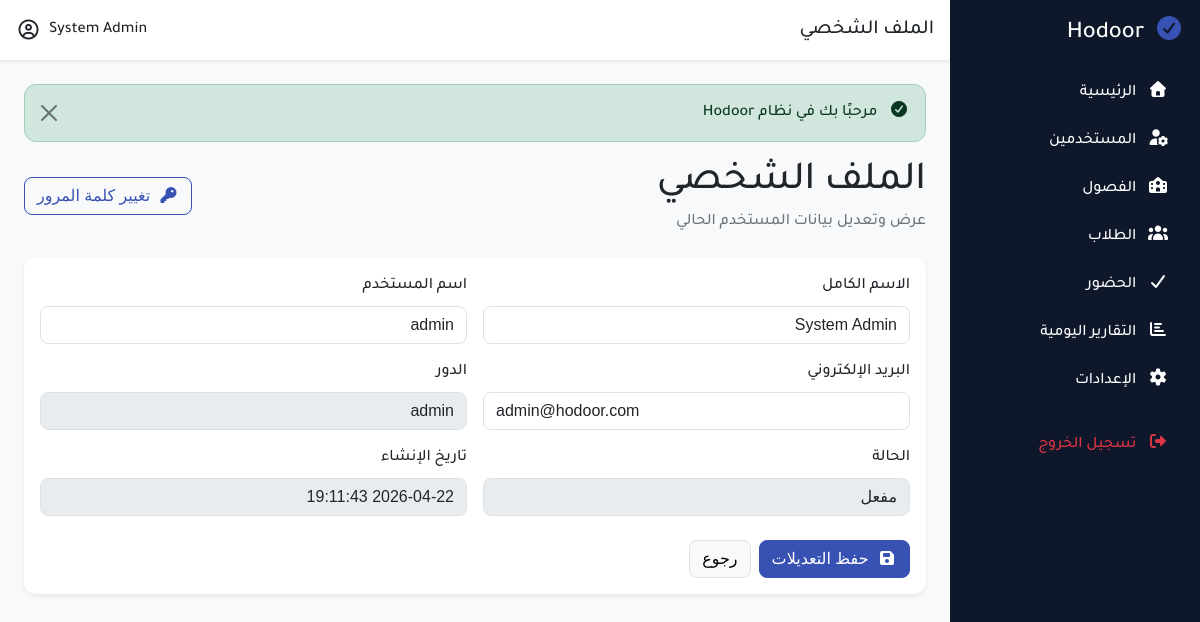
Page /modules/users/profile.php (signed in) on the committed database.
### tables this page shows
CREATE TABLE users
(
    id         INT AUTO_INCREMENT PRIMARY KEY,
    full_name  VARCHAR(100) NOT NULL,
    username   VARCHAR(50)  NOT NULL UNIQUE,
    email      VARCHAR(100) NULL,
    password   VARCHAR(255) NOT NULL,
    role       ENUM('admin', 'teacher', 'supervisor') DEFAULT 'teacher',
    status     TINYINT(1) DEFAULT 1,
    created_at TIMESTAMP DEFAULT CURRENT_TIMESTAMP
);

### classes/clsPath.php (called while the page is built, shortened)
<?php
class clsPath
{
    private static $domain = "http://localhost/Hodoor/";
    public static function root()
    {
        return self::$domain;
    }
    public static function modules()
    {
        return self::root() . "modules/";
    }
    public static function dashboard()
    {
        return self::modules() . "dashboard/";
    }
    public static function users()
    {
        return self::modules() . "users/";
    }
    public static function dashboardIndex()
    {
        return self::dashboard() . "index.php";
    }
    public static function changePassword()
    {
        return self::users() . "change_password.php";
    }
    public static function profileUpdate()
    {
        return self::users() . "profile_update.php";
    }
}

### classes/clsUser.php (called while the page is built, shortened)
<?php
class clsUser
{
    private $conn;
    public function __construct($db)
    {
        $this->conn = $db;
    }
    private function fill($data)
    {
        $this->full_name = $data['full_name'] ?? null;
        $this->username = $data['username'] ?? null;
        $this->email = $data['email'] ?? null;
        $this->role = $data['role'] ?? null;
        $this->status = $data['status'] ?? null;
        $this->created_at = $data['created_at'] ?? null;
    }
    public function loadById($id)
    {
        $query = "SELECT * FROM users WHERE id = :id LIMIT 1";
        $stmt = $this->conn->prepare($query);
        $stmt->execute([
            ':id' => (int)$id
        ]);
        $user = $stmt->fetch(PDO::FETCH_ASSOC);
        return true;
    }
}

### classes/clsHelper.php (called while the page is built, shortened)
<?php
class clsHelper
{
    public static function e($value)
    {
        return htmlspecialchars($value, ENT_QUOTES, 'UTF-8');
    }
    public static function old($key, $default = '')
    {
        return self::e($default);
    }
}

### modules/users/profile.php (the view, shortened to what this page needs)
<?php
require_once '../../includes/app.php';
$user = new clsUser($conn);
if (!$user->loadById($_SESSION['user_id'])) {
    clsHelper::setMessage('error', 'تعذر تحميل بيانات المستخدم');
    clsHelper::redirect(clsPath::dashboardIndex());
}
?>
<?php require_once '../../includes/header.php'; ?>
<?php require_once '../../includes/sidebar.php'; ?>
    <div class="main-content w-100">
        <?php require_once '../../includes/navbar.php'; ?>
        <div class="content p-4">
            <?php require_once '../../includes/alerts.php'; ?>
            <div class="d-flex justify-content-between align-items-center mb-4">
                <div>
                    <h1 class="mb-1">الملف الشخصي</h1>
                    <p class="text-muted mb-0">عرض وتعديل بيانات المستخدم الحالي</p>
                </div>
                <a href="<?= clsPath::changePassword(); ?>" class="btn btn-outline-primary">
                    <i class="fa fa-key me-1"></i>
                    تغيير كلمة المرور
                </a>
            </div>
            <div class="card shadow-sm border-0">
                <div class="card-body">
                    <form action="<?= clsPath::profileUpdate(); ?>" method="POST">
                        <div class="row g-3">
                            <div class="col-md-6">
                                <label class="form-label">الاسم الكامل</label>
                                <input
                                        type="text"
                                        name="full_name"
                                        class="form-control"
                                        value="<?= clsHelper::old('full_name', $user->full_name); ?>">
                            </div>
                            <div class="col-md-6">
                                <label class="form-label">اسم المستخدم</label>
                                <input
                                        type="text"
                                        name="username"
                                        class="form-control"
                                        value="<?= clsHelper::old('username', $user->username); ?>">
                            </div>
                            <div class="col-md-6">
                                <label class="form-label">البريد الإلكتروني</label>
                                <input
                                        type="email"
                                        name="email"
                                        class="form-control"
                                        value="<?= clsHelper::old('email', $user->email); ?>">
                            </div>
                            <div class="col-md-6">
                                <label class="form-label">الدور</label>
                                <input
                                        type="text"
                                        class="form-control"
                                        value="<?= clsHelper::e($user->role); ?>"
                                        disabled>
                            </div>
                            <div class="col-md-6">
                                <label class="form-label">الحالة</label>
                                <input
                                        type="text"
                                        class="form-control"
                                        value="<?= (int)$user->status === 1 ? 'مفعل' : 'غير مفعل'; ?>"
                                        disabled>
                            </div>
                            <div class="col-md-6">
                                <label class="form-label">تاريخ الإنشاء</label>
                                <input
                                        type="text"
                                        class="form-control"
                                        value="<?= clsHelper::e($user->created_at); ?>"
                                        disabled>
                            </div>
                        </div>
                        <div class="mt-4 d-flex gap-2">
                            <button type="submit" class="btn btn-primary">
                                <i class="fa fa-save me-1"></i>
                                حفظ التعديلات
                            </button>
                            <a href="<?= clsPath::dashboardIndex(); ?>" class="btn btn-light border">
                                رجوع
                            </a>
                        </div>
                    </form>
                </div>
            </div>
        </div>
    </div>
<?php require_once '../../includes/footer.php'; ?>

### assets/css/dashboard.css (style rules this page uses)
.main-content { background: #f8f9fa; min-width: 0; }
.content { min-height: calc(100vh - 60px); }

### assets/css/mainColors.css (style rules this page uses)
:root { --main-color: #3852b4; --main-color-hover: #2f4599; --main-color-dark: #263a82; --main-color-light: #eef2ff; --secondary-color: #5e7ac4; --body-bg: #f8f9fa; --box-bg: #ffffff; --text-color: #212529; --text-muted: #6c757d; --white-color: #ffffff; --border-color: #dee2e6; --border-light: #edf0f5; --success-color: #198754; --danger-color: #dc3545; --warning-color: #ffc107; --info-color: #0dcaf0; --main-radius: 12px; --small-radius: 8px; --main-shadow: 0 6px 18px rgba(0, 0, 0, 0.08); --soft-shadow: 0 3px 10px rgba(0, 0, 0, 0.05); --focus-shadow: 0 0 0 0.25rem rgba(56, 82, 180, 0.25); }
body { background-color: var(--body-bg); color: var(--text-color); }
a { color: var(--main-color); text-decoration: none; }
.text-muted { color: var(--text-muted) !important; }
.btn { border-radius: var(--small-radius); }
.btn-primary { color: var(--white-color) !important; background-color: var(--main-color) !important; border-color: var(--main-color) !important; }
.btn-outline-primary { color: var(--main-color) !important; border-color: var(--main-color) !important; }
.card { background-color: var(--box-bg); border-color: var(--border-color); border-radius: var(--main-radius); box-shadow: var(--soft-shadow); }
.form-label { color: var(--text-color); }
.form-control, .form-select { color: var(--text-color); background-color: var(--box-bg); border-color: var(--border-color); border-radius: var(--small-radius); }
.form-control::placeholder { color: var(--text-muted); }

### rows in the picture
users: full_name "System Admin", username "admin", email "admin@hodoor.com", role "admin", status "مفعل", created_at "2026-04-22 19:11:43"

### other values in the picture
$title "الملف الشخصي"
clsHelper::e($_SESSION['full_name']) "System Admin"
$success "مرحبًا بك في نظام Hodoor"
